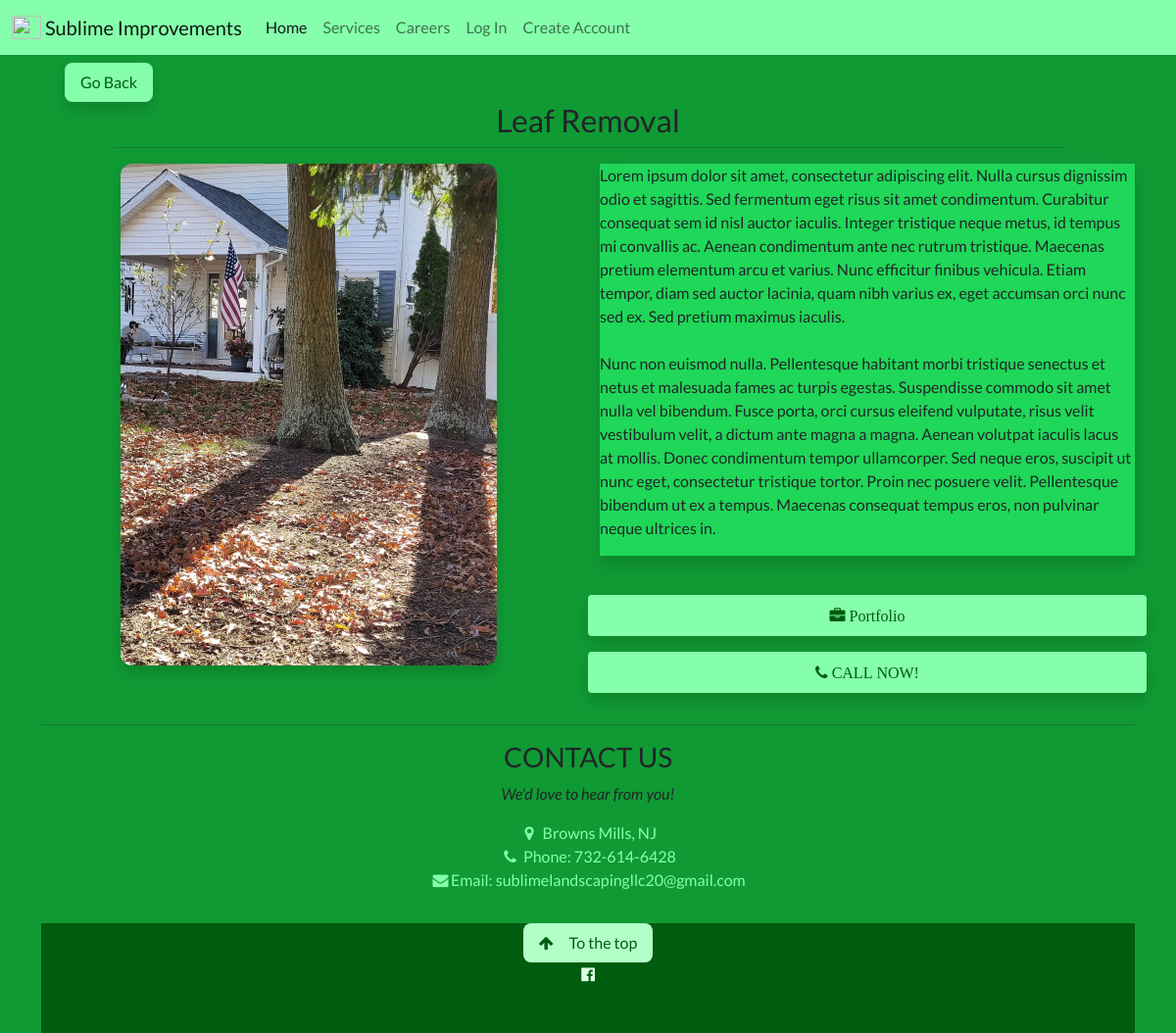
The page /view-service/leaf-removal/ on the database its author committed.
### services/models.py (models this page shows, shortened)
class Service(models.Model):
    class Priority(models.IntegerChoices):
        FIRST = 1
        SECOND = 2
        THIRD = 3
        FORTH = 4
        FIFTH = 5
    SERVICE_TYPE = (
        ('featured', 'Featured'),
        ('other', 'Other'),
        ('none', 'None'),
        )
    name = models.CharField(max_length=100, null=False, blank=False, unique=True)
    slug = models.SlugField(max_length=300, blank=True)
    image = models.ImageField(null=True, blank=True)
    description = models.TextField(null=False, blank=False)
    featured = models.CharField(max_length=9, null=False, blank=False, choices=SERVICE_TYPE, default='none')
    priority = models.IntegerField(choices=Priority.choices, blank=True, null=True)
    categories = models.ManyToManyField(Category, blank=True)
    created = models.DateTimeField(auto_now_add=True)
    id = models.UUIDField(default=uuid.uuid4, unique=True, primary_key=True, editable=False)
    class Meta:
        ordering = ['priority', '-created']

### services/views.py (the view)
# urls.py: path('view-service/<str:slug>/', views.viewService, name='view-service'),
def viewService(request, slug):
    service = get_object_or_404(Service, slug=slug)
    portfolio = service.portfolio_set.all()
    context = {'service':service, 'portfolio':portfolio}
    return render (request, 'services/service_view.html', context)

### services/templates/services/service_view.html (shortened to what this page needs)
{% extends 'main.html' %}
{% block content %}
<div class="container">
<a class="button bg-green-300 text-green-900 ms-4 mt-2 shadow" href="{{ request.GET.next }}">Go Back</a>
<div class="row">
    <h2 class="text-center">{{service.name}}</h2>
    <hr style="max-width: 85%;" class="mx-auto">
    <div class="col-md-6 mx-auto d-flex justify-content-center">
        {% if service.image %}
            <img class="img-fluid shadow" style="border-radius:12px; max-height: 32rem;" src="{{service.image.url}}" alt="">
        {% endif %}
    </div>
    <div class="col-md-6 mx-auto">
            <div class="overflow-scroll shadow bg-green-700" style="max-height: 25rem;">
                <p>{{service.description|linebreaksbr}}</p>
            </div>
        <br>
        {% if portfolio %}
            <div class="row">
                <a class="btn bg-green-300 text-green-900 py-2 my-3 shadow" href="{% url 'view-portfolio' service.name %}?next=/services"><i class="fa fa-briefcase"> Portfolio</i></a>
            </div>
        {% endif %}
        <div class="row">
            <a class="btn bg-green-300 text-green-900 py-2 mb-3 shadow" href="tel:7326146428"><i class="fa fa-phone"> CALL NOW!</i></a>
        </div>
    </div>
</div>
{% endblock content %}

### static/styles/modules/main.css (style rules this page uses)
.button { border: none; border-radius: 0.5em; display: inline-block; padding: 8px 16px; vertical-align: middle; overflow: hidden; text-decoration: none; text-align: center; cursor: pointer; white-space: nowrap; }
body,h1,h2,h3,h4,h5,h6, p { font-family: "Lato", sans-serif; }

### static/styles/modules/green.css (style rules this page uses)
.bg-green-800 { background-color: #109a34 !important; }
.bg-green-700 { background-color: #1fd758 !important; }
.bg-green-300 { background-color: #85ffab !important; }
.text-green-900 { color: #005c0f; }
:any-link { text-decoration: none; }

### static/styles/modules/cards.css (style rules this page uses)
:root { --background-dark: #2d3548; --text-light: rgba(255,255,255,0.6); --text-lighter: rgba(255,255,255,0.9); --spacing-s: 8px; --spacing-m: 16px; --spacing-l: 24px; --spacing-xl: 32px; --spacing-xxl: 64px; --width-container: 1200px; }

### rows shown on the page
Service: name "Leaf Removal", image (picture), description "Lorem ipsum dolor sit amet, consectetur adipiscing elit. Nulla cursus dignissim odio et sagittis. Sed fermentum eget risus sit amet condimentum. Curabitur consequat sem id nisl auctor iaculis. Integer tristique neque metus, id tempus mi convallis ac. Aenean condimentum ante nec rutrum tristique. Maecenas pretium elementum arcu et varius. Nunc efficitur finibus vehicula. Etiam tempor, diam sed auctor lacinia, quam nibh varius ex, eget accumsan orci nunc sed ex. Sed pretium maximus iaculis. Nunc non euismod nulla. Pellentesque habitant morbi tristique senectus et netus et malesuada fames ac turpis egestas. Suspendisse commodo sit amet nulla vel bibendum. Fusce porta, orci cursus eleifend…"
